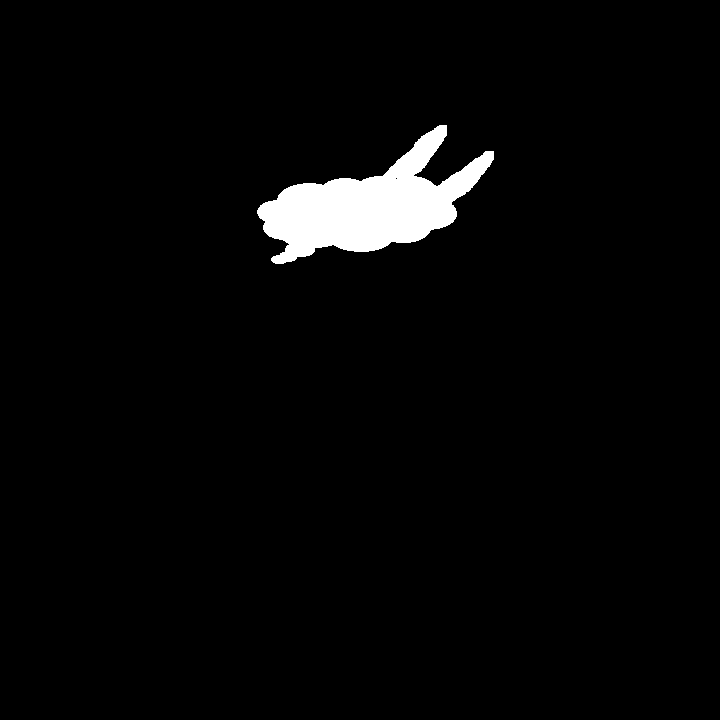
#> input picture opencv_learn/charpter12/cs1.bmp, 720 x 720 px
$ python demo_12.10.py
#> lines starting #> are read from the running program, lines starting #| are printed output that depends on the picture; after the words box and inside, x2 and y2 are one past the last pixel; in counts of white or black regions, pixels touching at a corner belong together; long printed decimals are rounded
import cv2

o1 = cv2.imread("cs1.bmp")
#> o1 is the input picture: shape (720, 720, 3); 2.8% white; 1 white region, box (x1, y1, x2, y2) and area: (257, 125, 494, 264) 14463
o2 = cv2.imread("cs2.bmp")
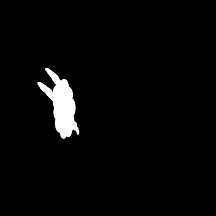
#> input picture opencv_learn/charpter12/cs2.bmp, 216 x 216 px
#> o2 is the input picture: shape (216, 216, 3); min 0, max 255, mean 7.1
o3 = cv2.imread("cc.bmp")
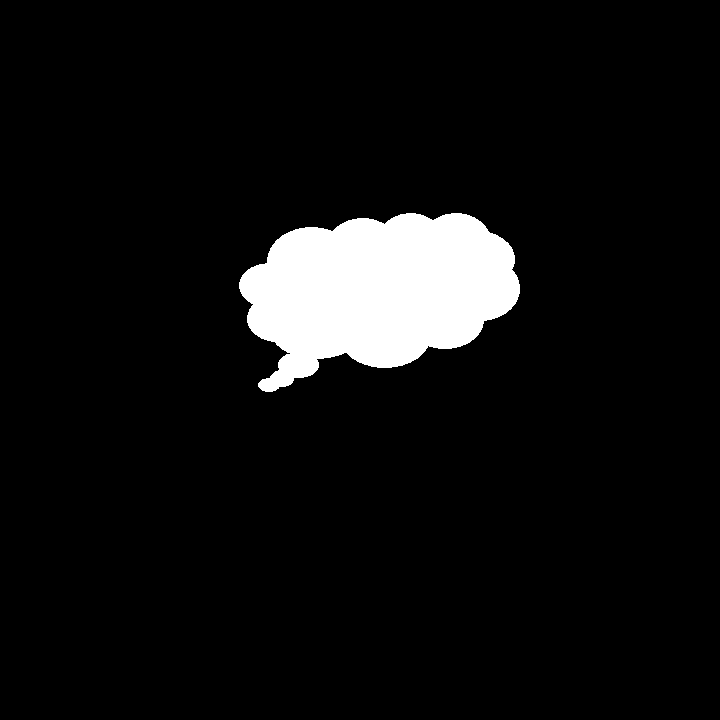
#> input picture opencv_learn/charpter12/cc.bmp, 720 x 720 px
#> o3 is the input picture: shape (720, 720, 3); 6.6% white; 1 white region, box (x1, y1, x2, y2) and area: (239, 213, 520, 392) 33979
gray1 = cv2.cvtColor(o1, cv2.COLOR_BGR2GRAY)
gray2 = cv2.cvtColor(o2, cv2.COLOR_BGR2GRAY)
gray3 = cv2.cvtColor(o3, cv2.COLOR_BGR2GRAY)
ret, binary1 = cv2.threshold(gray1, 127, 255, cv2.THRESH_BINARY)
ret, binary2 = cv2.threshold(gray2, 127, 255, cv2.THRESH_BINARY)
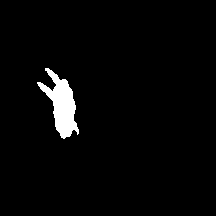
#> binary2: shape (216, 216); 2.8% white; 1 white region
ret, binary3 = cv2.threshold(gray3, 127, 255, cv2.THRESH_BINARY)

contours1, hierarchy = cv2.findContours(binary1, cv2.RETR_LIST, cv2.CHAIN_APPROX_SIMPLE)
#> contours1 = 2 contours, 1 with area under 20; largest, box (x1, y1, x2, y2) and area: (257, 125, 494, 264) 14124
contours2, hierarchy = cv2.findContours(binary2, cv2.RETR_LIST, cv2.CHAIN_APPROX_SIMPLE)
#> contours2 = 1 contour; box (x1, y1, x2, y2) and area: (37, 68, 79, 139) 1208
contours3, hierarchy = cv2.findContours(binary3, cv2.RETR_LIST, cv2.CHAIN_APPROX_SIMPLE)
#> contours3 = 1 contour; box (x1, y1, x2, y2) and area: (239, 213, 520, 392) 33595

cnt1 = contours1[0]
#> cnt1 = [[395, 178], [396, 177], [397, 178], [396, 179]]
cnt2 = contours2[0]
#> cnt2 = contour of 101 points, box (x1, y1, x2, y2) (37, 68, 79, 139), area 1208
cnt3 = contours3[0]
#> cnt3 = contour of 395 points, box (x1, y1, x2, y2) (239, 213, 520, 392), area 33595
ret0 = cv2.matchShapes(cnt1, cnt1, 1, 0.0)
#> ret0 = 0
ret1 = cv2.matchShapes(cnt1, cnt2, 1, 0.0)
#> ret1 = 0.548
ret2 = cv2.matchShapes(cnt1, cnt3, 1, 0.0)
#> ret2 = 0.135
print("o1.shape=", o1.shape)
#| o1.shape= (720, 720, 3)
print("o2.shape=", o2.shape)
#| o2.shape= (216, 216, 3)
print("o3.shape=", o3.shape)
#| o3.shape= (720, 720, 3)
print("相同图像的matchShapes=", ret0)
#| 相同图像的matchShapes= 0.0
print("相似图像的matchShapes=", ret1)
#| 相似图像的matchShapes= 0.5477
print("不相似图像的matchShape=", ret2)
#| 不相似图像的matchShape= 0.1353
